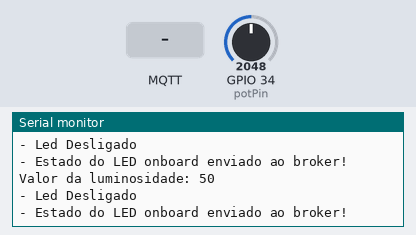
The sketch below on a simulated ESP32. Parts: the last lines printed to the serial monitor. Inputs (shaded band) come from the test bench; at power-on: GPIO 34 (potPin) = 2048. WiFi joins after 1.5 s; servers stay silent unless stated; no MQTT or app messages arrive unless stated.

Above: at 9.9 s.
10.0 s: MQTT message "1" arrives on the first subscribed topic
12.2 s: MQTT message "on" arrives on the first subscribed topic
14.2 s: MQTT message "off" arrives on the first subscribed topic
16.2 s: GPIO 34 (potPin) set to 2866
At 17.5 s:
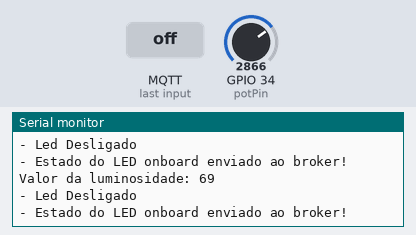
17.7 s: GPIO 34 (potPin) set to 3603
At 18.6 s:
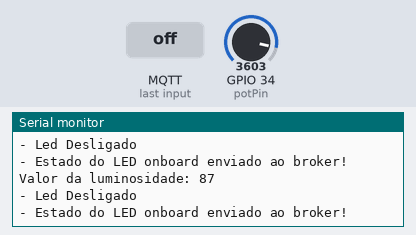
Timing chart, 0 to 20.2 s (numbered marks = the images above; inputs shaded):
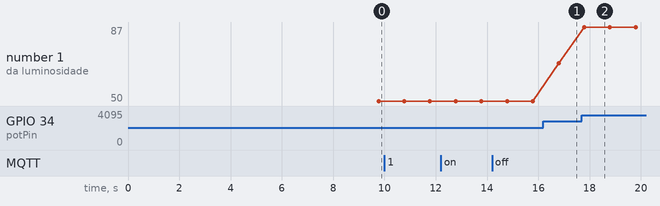

Measured:
- after the input at 16.2 s, the serial monitor: prints a new line after 0.59 s (image 1)
- after the input at 17.7 s, the serial monitor: prints a new line after 0.09 s (image 2)
- plotted number 1: 50 → 69 after the input at 16.2 s, 69 → 87 after the input at 17.7 s

The sketch:

Fiware_IoT_ESP32.ino
```cpp
//Autor: Fábio Henrique Cabrini
//Resumo: Esse programa possibilita ligar e desligar o led onboard, além de mandar o status para o Broker MQTT possibilitando o Helix saber
//se o led está ligado ou desligado.
//Revisões:
//Rev1: 26-08-2023 Código portado para o ESP32 e para realizar a leitura de luminosidade e publicar o valor em um tópico aprorpiado do broker
//Autor Rev1: Lucas Demetrius Augusto
//Rev2: 28-08-2023 Ajustes para o funcionamento no FIWARE Descomplicado
//Autor Rev2: Fábio Henrique Cabrini
//Rev3: 1-11-2023 Refinamento do código e ajustes para o funcionamento no FIWARE Descomplicado
//Autor Rev3: Fábio Henrique Cabrini
#include <WiFi.h>
#include <PubSubClient.h>

// Configurações - variáveis editáveis
const char* default_SSID = "seu_wifi"; // Nome da rede Wi-Fi, importante a sua rede wi-fi ter suporte a dispositivos de 2,4GHz devido ao ESP32 utilizar essa frequência
const char* default_PASSWORD = "sua_senha"; // Senha da rede Wi-Fi
const char* default_BROKER_MQTT = "IP_Servidor_IoT"; // IP do Broker MQTT
const int default_BROKER_PORT = 1883; // Porta do Broker MQTT
const char* default_TOPICO_SUBSCRIBE = "/TEF/device001/cmd"; // Tópico MQTT de escuta
const char* default_TOPICO_PUBLISH_1 = "/TEF/device001/attrs"; // Tópico MQTT de envio de informações para Broker
const char* default_TOPICO_PUBLISH_2 = "/TEF/device001/attrs/p"; // Tópico MQTT de envio de informações para Broker
const char* default_ID_MQTT = "fiware_001"; // ID MQTT
const int default_D4 = 2; // Pino do LED onboard
// Declaração da variável para o prefixo do tópico
const char* topicPrefix = "device001";

// Variáveis para configurações editáveis
char* SSID = const_cast<char*>(default_SSID);
char* PASSWORD = const_cast<char*>(default_PASSWORD);
char* BROKER_MQTT = const_cast<char*>(default_BROKER_MQTT);
int BROKER_PORT = default_BROKER_PORT;
char* TOPICO_SUBSCRIBE = const_cast<char*>(default_TOPICO_SUBSCRIBE);
char* TOPICO_PUBLISH_1 = const_cast<char*>(default_TOPICO_PUBLISH_1);
char* TOPICO_PUBLISH_2 = const_cast<char*>(default_TOPICO_PUBLISH_2);
char* ID_MQTT = const_cast<char*>(default_ID_MQTT);
int D4 = default_D4;

WiFiClient espClient;
PubSubClient MQTT(espClient);
char EstadoSaida = '0';

void initSerial() {
    Serial.begin(115200);
}

void initWiFi() {
    delay(10);
    Serial.println("------Conexao WI-FI------");
    Serial.print("Conectando-se na rede: ");
    Serial.println(SSID);
    Serial.println("Aguarde");
    reconectWiFi();
}

void initMQTT() {
    MQTT.setServer(BROKER_MQTT, BROKER_PORT);
    MQTT.setCallback(mqtt_callback);
}

void setup() {
    InitOutput();
    initSerial();
    initWiFi();
    initMQTT();
    delay(5000);
    MQTT.publish(TOPICO_PUBLISH_1, "s|on");
}

void loop() {
    VerificaConexoesWiFIEMQTT();
    EnviaEstadoOutputMQTT();
    handleLuminosity();
    MQTT.loop();
}

void reconectWiFi() {
    if (WiFi.status() == WL_CONNECTED)
        return;
    WiFi.begin(SSID, PASSWORD);
    while (WiFi.status() != WL_CONNECTED) {
        delay(100);
        Serial.print(".");
    }
    Serial.println();
    Serial.println("Conectado com sucesso na rede ");
    Serial.print(SSID);
    Serial.println("IP obtido: ");
    Serial.println(WiFi.localIP());

    // Garantir que o LED inicie desligado
    digitalWrite(D4, LOW);
}

void mqtt_callback(char* topic, byte* payload, unsigned int length) {
    String msg;
    for (int i = 0; i < length; i++) {
        char c = (char)payload[i];
        msg += c;
    }
    Serial.print("- Mensagem recebida: ");
    Serial.println(msg);

    // Forma o padrão de tópico para comparação
    String onTopic = String(topicPrefix) + "@on|";
    String offTopic = String(topicPrefix) + "@off|";

    // Compara com o tópico recebido
    if (msg.equals(onTopic)) {
        digitalWrite(D4, HIGH);
        EstadoSaida = '1';
    }

    if (msg.equals(offTopic)) {
        digitalWrite(D4, LOW);
        EstadoSaida = '0';
    }
}

void VerificaConexoesWiFIEMQTT() {
    if (!MQTT.connected())
        reconnectMQTT();
    reconectWiFi();
}

void EnviaEstadoOutputMQTT() {
    if (EstadoSaida == '1') {
        MQTT.publish(TOPICO_PUBLISH_1, "s|on");
        Serial.println("- Led Ligado");
    }

    if (EstadoSaida == '0') {
        MQTT.publish(TOPICO_PUBLISH_1, "s|off");
        Serial.println("- Led Desligado");
    }
    Serial.println("- Estado do LED onboard enviado ao broker!");
    delay(1000);
}

void InitOutput() {
    pinMode(D4, OUTPUT);
    digitalWrite(D4, HIGH);
    boolean toggle = false;

    for (int i = 0; i <= 10; i++) {
        toggle = !toggle;
        digitalWrite(D4, toggle);
        delay(200);
    }
}

void reconnectMQTT() {
    while (!MQTT.connected()) {
        Serial.print("* Tentando se conectar ao Broker MQTT: ");
        Serial.println(BROKER_MQTT);
        if (MQTT.connect(ID_MQTT)) {
            Serial.println("Conectado com sucesso ao broker MQTT!");
            MQTT.subscribe(TOPICO_SUBSCRIBE);
        } else {
            Serial.println("Falha ao reconectar no broker.");
            Serial.println("Haverá nova tentativa de conexão em 2s");
            delay(2000);
        }
    }
}

void handleLuminosity() {
    const int potPin = 34;
    int sensorValue = analogRead(potPin);
    int luminosity = map(sensorValue, 0, 4095, 0, 100);
    String mensagem = String(luminosity);
    Serial.print("Valor da luminosidade: ");
    Serial.println(mensagem.c_str());
    MQTT.publish(TOPICO_PUBLISH_2, mensagem.c_str());
}
```
